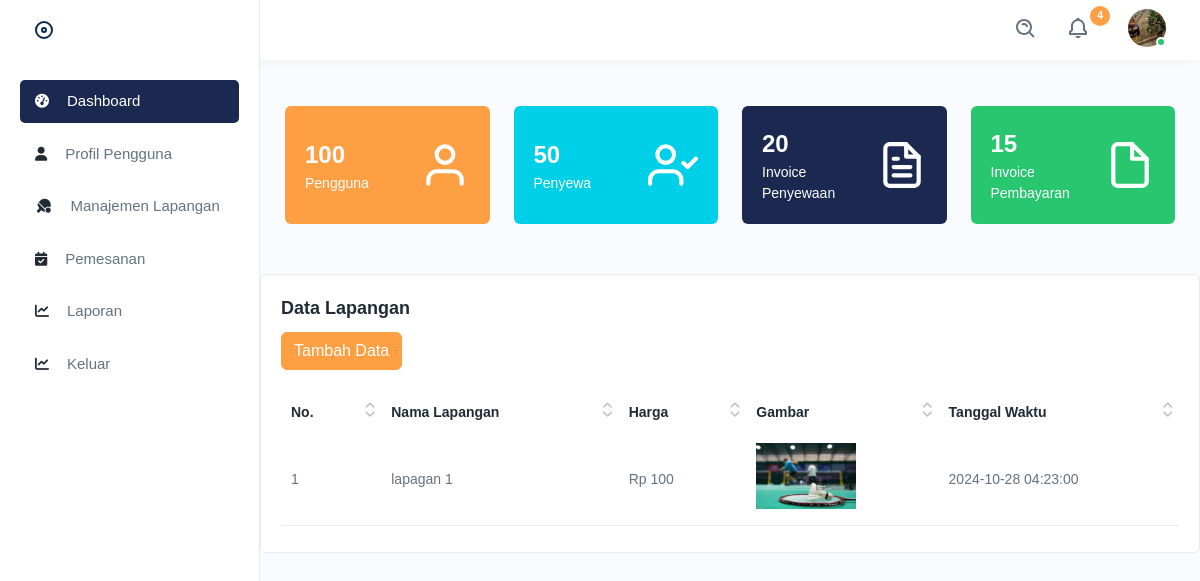
Page /detailapagan.php on the committed database.
### tables this page shows
CREATE TABLE `lapangan_212096` (
  `idlapangan_212096` int(11) NOT NULL,
  `namalapangan_212096` varchar(100) NOT NULL,
  `harga_212096` varchar(100) NOT NULL,
  `gambar_212096` varchar(255) NOT NULL,
  `tanggal_waktu_212096` datetime NOT NULL
);

### detailapagan.php (the view, shortened to what this page needs)
<?php
include 'config/koneksi.php';
$query = "SELECT * FROM lapangan_212096";
$result = mysqli_query($db, $query);
$rows = [];
if ($result) {
    while ($row = mysqli_fetch_assoc($result)) {
        $rows[] = $row;
    }
} else {
    echo "Error: " . mysqli_error($db);
}
?>
<!DOCTYPE html>
<html lang="en">
<head>
    <link rel="stylesheet" href="dhasboard/assets/css/bootstrap.min.css">
    <link rel="stylesheet" href="dhasboard/assets/css/animate.css">
    <link rel="stylesheet" href="dhasboard/assets/css/dataTables.bootstrap4.min.css">
    <link rel="stylesheet" href="dhasboard/assets/plugins/fontawesome/css/fontawesome.min.css">
    <link rel="stylesheet" href="dhasboard/assets/plugins/fontawesome/css/all.min.css">
    <link rel="stylesheet" href="https://cdnjs.cloudflare.com/ajax/libs/font-awesome/6.5.0/css/all.min.css">
    <link href="https://cdn.jsdelivr.net/npm/bootstrap@5.3.3/dist/css/bootstrap.min.css" rel="stylesheet">
    <link rel="stylesheet" href="dhasboard/assets/css/style.css">
</head>
<body>
    <div class="main-wrapper">
        <div class="header">
            <div class="header-left active">
                <a id="toggle_btn" href="javascript:void(0);"></a>
            </div>
            <ul class="nav user-menu">
                <li class="nav-item">
                    <div class="top-nav-search">
                        <form action="#">
                            <a class="btn" id="searchdiv">
                                <img src="dhasboard/assets/img/icons/search.svg" alt="img">
                            </a>
                        </form>
                    </div>
                </li>
                <li class="nav-item dropdown">
                    <a href="javascript:void(0);" class="dropdown-toggle nav-link" data-bs-toggle="dropdown">
                        <img src="dhasboard/assets/img/icons/notification-bing.svg" alt="img">
                        <span class="badge rounded-pill">4</span>
                    </a>
                </li>
                <li class="nav-item dropdown has-arrow main-drop">
                    <a href="javascript:void(0);" class="dropdown-toggle nav-link userset" data-bs-toggle="dropdown">
                        <span class="user-img">
                            <img src="dhasboard/assets/img/profiles/avator1.jpg" alt="">
                            <span class="status online"></span>
                        </span>
                    </a>
                </li>
            </ul>
        </div>
        <div class="dropdown mobile-user-menu">
            <a href="javascript:void(0);" class="nav-link dropdown-toggle" data-bs-toggle="dropdown" aria-expanded="false"><i class="fa fa-ellipsis-v"></i></a>
        </div>
    </div>
    <div class="sidebar" id="sidebar">
        <div class="sidebar-inner slimscroll">
            <div id="sidebar-menu" class="sidebar-menu">
                <ul>
                    <li class="active">
                        <a href="dashboard.html"><i class="fas fa-tachometer-alt"></i><span> Dashboard</span></a>
                    </li>
                </ul>
                <ul>
                    <li>
                        <a href="pengguna.php"><i class="fas fa-user"></i><span> Profil Pengguna</span></a>
                    </li>
                </ul>
                <ul>
                    <li>
                        <a href="tambahlapagan.php"><i class="fas fa-table-tennis"></i><span> Manajemen Lapangan</span></a>
                    </li>
                </ul>
                <ul>
                    <li>
                        <a href="detailpemesanan.php"><i class="fas fa-calendar-check"></i><span> Pemesanan</span></a>
                    </li>
                </ul>
                <ul>
                    <li>
                        <a href="reports.html"><i class="fas fa-chart-line"></i><span> Laporan</span></a>
                    </li>
                </ul>
                <ul>
                    <li>
                        <a href="index.php"><i class="fas fa-chart-line"></i><span> Keluar </span></a>
                    </li>
                </ul>
            </div>
        </div>
    </div>
    <div class="page-wrapper">
        <div class="content">
            <div class="row">
                <div class="col-lg-3 col-sm-6 col-12 d-flex">
                    <div class="dash-count">
                        <div class="dash-counts">
                            <h4>100</h4>
                            <h5>Pengguna</h5>
                        </div>
                        <div class="dash-imgs">
                            <i data-feather="user"></i>
                        </div>
                    </div>
                </div>
                <div class="col-lg-3 col-sm-6 col-12 d-flex">
                    <div class="dash-count das1">
                        <div class="dash-counts">
                            <h4>50</h4>
                            <h5>Penyewa</h5>
                        </div>
                        <div class="dash-imgs">
                            <i data-feather="user-check"></i>
                        </div>
                    </div>
                </div>
                <div class="col-lg-3 col-sm-6 col-12 d-flex">
                    <div class="dash-count das2">
                        <div class="dash-counts">
                            <h4>20</h4>
                            <h5>Invoice Penyewaan</h5>
                        </div>
                        <div class="dash-imgs">
                            <i data-feather="file-text"></i>
                        </div>
                    </div>
                </div>
                <div class="col-lg-3 col-sm-6 col-12 d-flex">
                    <div class="dash-count das3">
                        <div class="dash-counts">
                            <h4>15</h4>
                            <h5>Invoice Pembayaran</h5>
                        </div>
                        <div class="dash-imgs">
                            <i data-feather="file"></i>
                        </div>
                    </div>
                </div>
            </div>
        </div>
        <div class="card mb-0">
            <div class="card-body">
                <h4 class="card-title">Data Lapangan</h4>
                <a href="tambahlapagan.php" class="btn btn-primary mb-3">Tambah Data</a>
                <div class="table-responsive dataview">
                    <table class="table datatable">
                        <thead>
                            <tr>
                                <th>No.</th>
                                <th>Nama Lapangan</th>
                                <th>Harga</th>
                                <th>Gambar</th>
                                <th>Tanggal Waktu</th>
                            </tr>
                        </thead>
                        <tbody>
                            <?php
                            $no = 1;
                            foreach ($rows as $row):
                            ?>
                                <tr>
                                    <td><?php echo $no++; ?></td>
                                    <td><?php echo htmlspecialchars($row['namalapangan_212096']); ?></td>
                                    <td><?php echo "Rp " . number_format($row['harga_212096'], 0, ',', '.'); ?></td>
                                    <td>
                                        <img src="/lapanganbadminton/img/inputan/<?php echo htmlspecialchars(basename($row['gambar_212096'])); ?>" alt="Gambar Lapangan" width="100">
                                    </td>
                                    <td><?php echo htmlspecialchars($row['tanggal_waktu_212096']); ?></td>
                                </tr>
                            <?php endforeach; ?>
                        </tbody>
                    </table>
                </div>
            </div>
        </div>
</body>
</html>

### detailapagan.php (style rules this page uses)
.sidebar-menu a { display: flex; align-items: center; }
.sidebar-menu a i { margin-right: 8px; display: n; }

### rows in the picture
lapangan_212096: namalapangan_212096 "lapagan 1", harga_212096 "100", gambar_212096 (picture), tanggal_waktu_212096 "2024-10-28 04:23:00"
